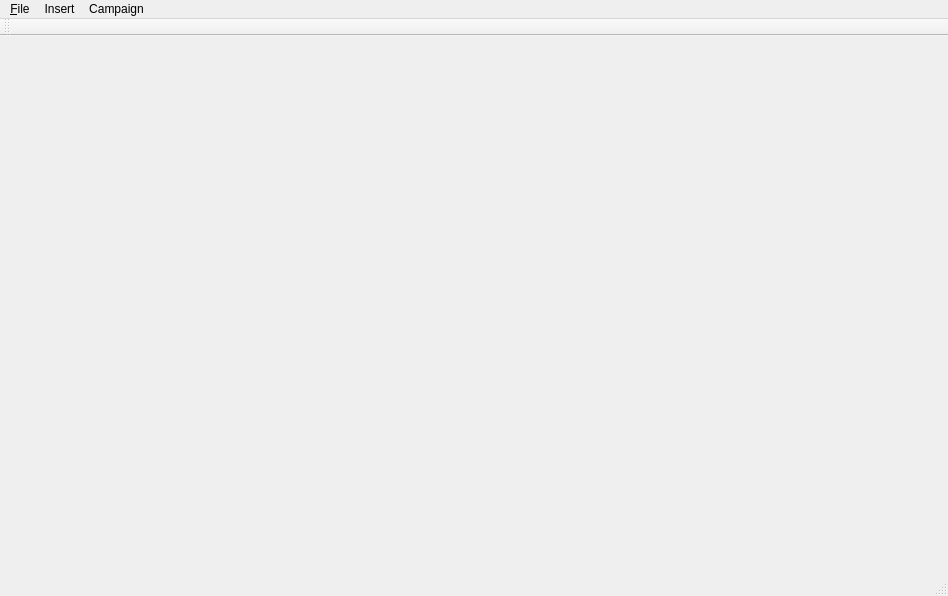
<?xml version="1.0" encoding="UTF-8"?>
<ui version="4.0">
 <class>mOFED</class>
 <widget class="QMainWindow" name="mOFED">
  <property name="geometry">
   <rect>
    <x>0</x>
    <y>0</y>
    <width>948</width>
    <height>596</height>
   </rect>
  </property>
  <property name="windowTitle">
   <string>OpenFodder Editor</string>
  </property>
  <widget class="QWidget" name="centralWidget">
   <property name="sizePolicy">
    <sizepolicy hsizetype="Maximum" vsizetype="Maximum">
     <horstretch>0</horstretch>
     <verstretch>0</verstretch>
    </sizepolicy>
   </property>
   <layout class="QVBoxLayout" name="verticalLayout_2">
    <item>
     <layout class="QVBoxLayout" name="verticalLayout">
      <item>
       <widget class="cWindowQT" name="mSurface" native="true"/>
      </item>
     </layout>
    </item>
   </layout>
  </widget>
  <widget class="QMenuBar" name="menuBar">
   <property name="geometry">
    <rect>
     <x>0</x>
     <y>0</y>
     <width>948</width>
     <height>22</height>
    </rect>
   </property>
   <widget class="QMenu" name="menu_File">
    <property name="title">
     <string>&amp;File</string>
    </property>
    <widget class="QMenu" name="menuCampaign_New">
     <property name="title">
      <string>Campaign</string>
     </property>
     <addaction name="actionCampaign_New"/>
     <addaction name="separator"/>
     <addaction name="actionCampaign_Load"/>
     <addaction name="actionCampaign_Save"/>
    </widget>
    <addaction name="menuCampaign_New"/>
    <addaction name="separator"/>
    <addaction name="action_New_Map"/>
    <addaction name="action_Load_Map"/>
    <addaction name="action_Save_Map"/>
    <addaction name="separator"/>
    <addaction name="actionMap_Overview"/>
    <addaction name="separator"/>
    <addaction name="actionExit"/>
   </widget>
   <widget class="QMenu" name="menuInsert">
    <property name="title">
     <string>Insert</string>
    </property>
    <widget class="QMenu" name="menuHut">
     <property name="title">
      <string>Hut</string>
     </property>
     <addaction name="action_Hut_Soldier"/>
     <addaction name="action_Hut_Indeigenous"/>
     <addaction name="action_Hut_Indigenous_With_Spear"/>
    </widget>
    <widget class="QMenu" name="menuBarracks">
     <property name="title">
      <string>Barracks</string>
     </property>
     <addaction name="action_Barracks_Soldier"/>
    </widget>
    <widget class="QMenu" name="menuBunker">
     <property name="title">
      <string>Bunker</string>
     </property>
     <addaction name="action_Bunker_Soldier"/>
     <addaction name="action_Bunker_Soldier_Reinforced"/>
    </widget>
    <addaction name="menuHut"/>
    <addaction name="menuBarracks"/>
    <addaction name="menuBunker"/>
    <addaction name="action_Cliff"/>
   </widget>
   <widget class="QMenu" name="menuCampaign">
    <property name="title">
     <string>Campaign</string>
    </property>
    <addaction name="actionNew_Mission"/>
    <addaction name="actionNew_Phase"/>
   </widget>
   <addaction name="menu_File"/>
   <addaction name="menuInsert"/>
   <addaction name="menuCampaign"/>
  </widget>
  <widget class="QToolBar" name="mainToolBar">
   <attribute name="toolBarArea">
    <enum>TopToolBarArea</enum>
   </attribute>
   <attribute name="toolBarBreak">
    <bool>false</bool>
   </attribute>
  </widget>
  <widget class="QStatusBar" name="statusBar"/>
  <action name="action_New_Map">
   <property name="text">
    <string>&amp;New Map</string>
   </property>
  </action>
  <action name="action">
   <property name="text">
    <string>-</string>
   </property>
  </action>
  <action name="action_Save_Map">
   <property name="text">
    <string>&amp;Save Map</string>
   </property>
  </action>
  <action name="action_Load_Map">
   <property name="text">
    <string>Load Map</string>
   </property>
  </action>
  <action name="actionExit">
   <property name="text">
    <string>Exit</string>
   </property>
  </action>
  <action name="action_Hut_Soldier">
   <property name="text">
    <string>Soldier</string>
   </property>
  </action>
  <action name="action_Hut_Indeigenous">
   <property name="text">
    <string>Indigenous</string>
   </property>
  </action>
  <action name="action_Hut_Indigenous_With_Spear">
   <property name="text">
    <string>Indigenous With Spear</string>
   </property>
  </action>
  <action name="action_Cliff">
   <property name="text">
    <string>Cliff</string>
   </property>
  </action>
  <action name="action_Barracks_Soldier">
   <property name="text">
    <string>Soldier</string>
   </property>
  </action>
  <action name="action_Bunker_Soldier">
   <property name="text">
    <string>Soldier</string>
   </property>
  </action>
  <action name="action_Bunker_Soldier_Reinforced">
   <property name="text">
    <string>Soldier Reinforced</string>
   </property>
  </action>
  <action name="actionNew_Campaign">
   <property name="text">
    <string>New Campaign</string>
   </property>
  </action>
  <action name="actionLoad_Campaign">
   <property name="text">
    <string>Load Campaign</string>
   </property>
  </action>
  <action name="actionSave_Campaign">
   <property name="text">
    <string>Save Campaign</string>
   </property>
  </action>
  <action name="actionNew">
   <property name="text">
    <string>New</string>
   </property>
  </action>
  <action name="actionCampaign_New">
   <property name="text">
    <string>New</string>
   </property>
  </action>
  <action name="actionCampaign_Save">
   <property name="text">
    <string>Save</string>
   </property>
  </action>
  <action name="actionCampaign_Load">
   <property name="text">
    <string>Load</string>
   </property>
  </action>
  <action name="actionNew_Mission">
   <property name="text">
    <string>New Mission</string>
   </property>
  </action>
  <action name="actionNew_Phase">
   <property name="text">
    <string>New Phase</string>
   </property>
  </action>
  <action name="actionMap_Overview">
   <property name="text">
    <string>Map Overview</string>
   </property>
  </action>
 </widget>
 <layoutdefault spacing="6" margin="11"/>
 <customwidgets>
  <customwidget>
   <class>cWindowQT</class>
   <extends>QWidget</extends>
   <header location="global">stdafx_ofed.hpp</header>
   <container>1</container>
  </customwidget>
 </customwidgets>
 <resources>
  <include location="ofed.qrc"/>
 </resources>
 <connections/>
</ui>
